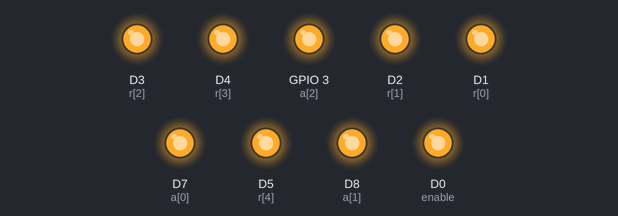
Recording of a sketch running on a simulated ESP8266 (NodeMCU). Parts: output pins drawn as LEDs (lit = HIGH). Pins used as bus, display or sensor lines are not drawn.

Above: at 0.02 s.
At 0.37 s:
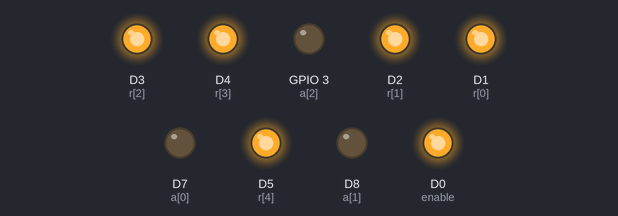
At 0.72 s:
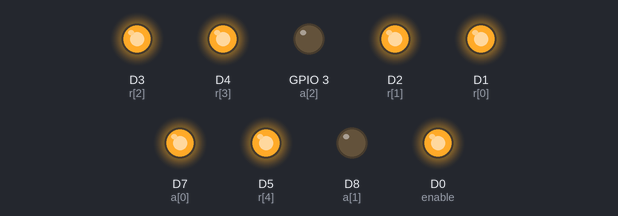
At 1.47 s:
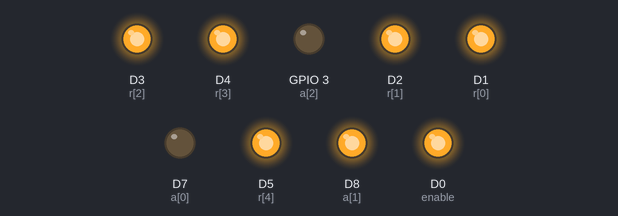
At 2.17 s:
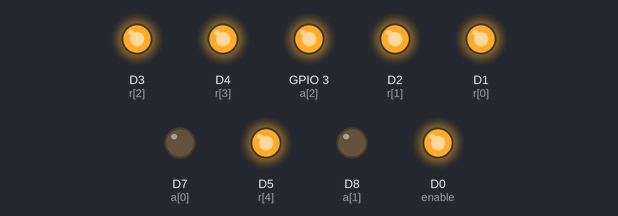
At 2.92 s:
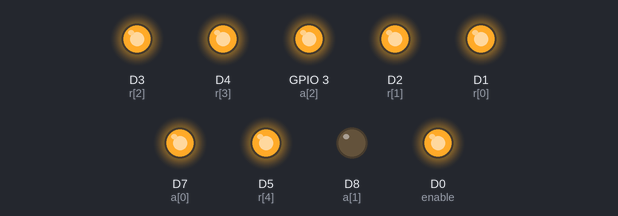
Timing chart, 0 to 3.2 s (numbered marks = the images above):
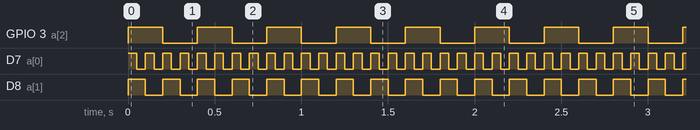

Measured:
- by itself, GPIO 3 (a[2]): alternates HIGH for 0.20 s and LOW for 0.20 s
- by itself, D7 (a[0]): alternates HIGH for 0.05 s and LOW for 0.05 s
- by itself, D8 (a[1]): alternates HIGH for 0.10 s and LOW for 0.10 s

The sketch:

vibration_test.ino
```cpp
#define COLS 8
#define ROWS 6

const int a[3] = {D7, D8, D9};
const int r[6] = {D1, D2, D3, D4, D5, D6};
const int enable = D0;

void setup() {
  for (int i = 0; i < 3; i++) {
    pinMode(a[i], OUTPUT);
    digitalWrite(a[i], HIGH);
  }
  for (int i = 0; i < ROWS; i++) {
    pinMode(r[i], OUTPUT);
    digitalWrite(r[i], HIGH);
  }

  pinMode(enable, OUTPUT);
  digitalWrite(enable, HIGH);
}

void loop() {
  for (int col = 0; col < COLS; col++) {
    for (int j = 0; j < 3; j++){
      digitalWrite(a[j], (1 << j) & (~col));
    }

    digitalWrite(r[5], LOW);
    delay(50);
    digitalWrite(r[5], HIGH);

    // for (int row = 0; row < ROWS; row++) {
    //   digitalWrite(r[row], LOW);
    //   delay(50);
    //   digitalWrite(r[row], HIGH);
    // }
  }
}
```
